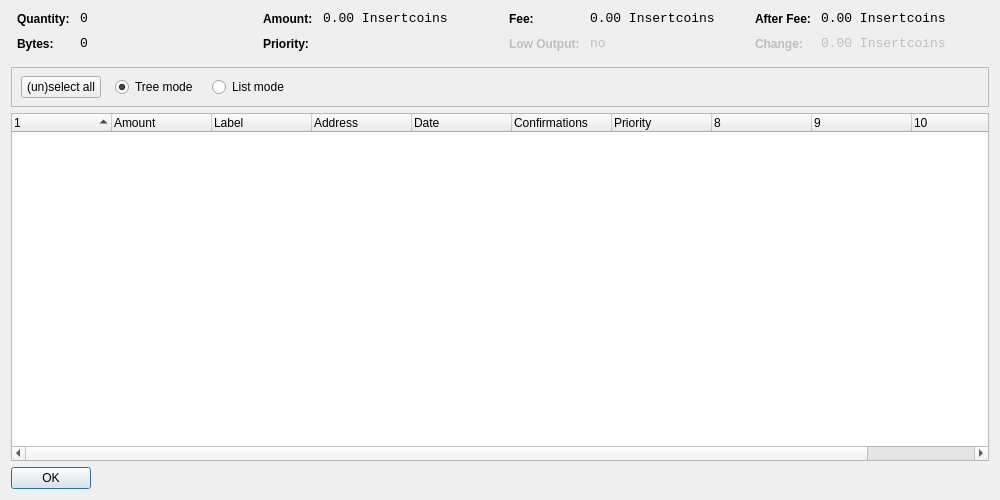
<?xml version="1.0" encoding="UTF-8"?>
<ui version="4.0">
 <class>CoinControlDialog</class>
 <widget class="QDialog" name="CoinControlDialog">
  <property name="geometry">
   <rect>
    <x>0</x>
    <y>0</y>
    <width>1000</width>
    <height>500</height>
   </rect>
  </property>
  <property name="windowTitle">
   <string>Coin Control</string>
  </property>
  <layout class="QVBoxLayout" name="verticalLayout">
   <item>
    <layout class="QHBoxLayout" name="horizontalLayoutTop" stretch="0,0,0,0">
     <property name="topMargin">
      <number>0</number>
     </property>
     <property name="bottomMargin">
      <number>10</number>
     </property>
     <item>
      <layout class="QFormLayout" name="formLayoutCoinControl1">
       <property name="horizontalSpacing">
        <number>10</number>
       </property>
       <property name="verticalSpacing">
        <number>10</number>
       </property>
       <property name="leftMargin">
        <number>6</number>
       </property>
       <property name="rightMargin">
        <number>6</number>
       </property>
       <item row="0" column="0">
        <widget class="QLabel" name="labelCoinControlQuantityText">
         <property name="styleSheet">
          <string notr="true">font-weight:bold;</string>
         </property>
         <property name="text">
          <string>Quantity:</string>
         </property>
        </widget>
       </item>
       <item row="0" column="1">
        <widget class="QLabel" name="labelCoinControlQuantity">
         <property name="font">
          <font>
           <family>Monospace</family>
           <pointsize>10</pointsize>
          </font>
         </property>
         <property name="cursor">
          <cursorShape>IBeamCursor</cursorShape>
         </property>
         <property name="contextMenuPolicy">
          <enum>Qt::ActionsContextMenu</enum>
         </property>
         <property name="text">
          <string notr="true">0</string>
         </property>
         <property name="textInteractionFlags">
          <set>Qt::LinksAccessibleByMouse|Qt::TextSelectableByKeyboard|Qt::TextSelectableByMouse</set>
         </property>
        </widget>
       </item>
       <item row="1" column="0">
        <widget class="QLabel" name="labelCoinControlBytesText">
         <property name="styleSheet">
          <string notr="true">font-weight:bold;</string>
         </property>
         <property name="text">
          <string>Bytes:</string>
         </property>
        </widget>
       </item>
       <item row="1" column="1">
        <widget class="QLabel" name="labelCoinControlBytes">
         <property name="font">
          <font>
           <family>Monospace</family>
           <pointsize>10</pointsize>
          </font>
         </property>
         <property name="cursor">
          <cursorShape>IBeamCursor</cursorShape>
         </property>
         <property name="contextMenuPolicy">
          <enum>Qt::ActionsContextMenu</enum>
         </property>
         <property name="text">
          <string notr="true">0</string>
         </property>
         <property name="textInteractionFlags">
          <set>Qt::LinksAccessibleByMouse|Qt::TextSelectableByKeyboard|Qt::TextSelectableByMouse</set>
         </property>
        </widget>
       </item>
      </layout>
     </item>
     <item>
      <layout class="QFormLayout" name="formLayoutCoinControl2">
       <property name="horizontalSpacing">
        <number>10</number>
       </property>
       <property name="verticalSpacing">
        <number>10</number>
       </property>
       <property name="leftMargin">
        <number>6</number>
       </property>
       <property name="rightMargin">
        <number>6</number>
       </property>
       <item row="0" column="0">
        <widget class="QLabel" name="labelCoinControlAmountText">
         <property name="styleSheet">
          <string notr="true">font-weight:bold;</string>
         </property>
         <property name="text">
          <string>Amount:</string>
         </property>
        </widget>
       </item>
       <item row="0" column="1">
        <widget class="QLabel" name="labelCoinControlAmount">
         <property name="font">
          <font>
           <family>Monospace</family>
           <pointsize>10</pointsize>
          </font>
         </property>
         <property name="cursor">
          <cursorShape>IBeamCursor</cursorShape>
         </property>
         <property name="contextMenuPolicy">
          <enum>Qt::ActionsContextMenu</enum>
         </property>
         <property name="text">
          <string notr="true">0.00 Insertcoins</string>
         </property>
         <property name="textInteractionFlags">
          <set>Qt::LinksAccessibleByMouse|Qt::TextSelectableByKeyboard|Qt::TextSelectableByMouse</set>
         </property>
        </widget>
       </item>
       <item row="1" column="0">
        <widget class="QLabel" name="labelCoinControlPriorityText">
         <property name="styleSheet">
          <string notr="true">font-weight:bold;</string>
         </property>
         <property name="text">
          <string>Priority:</string>
         </property>
        </widget>
       </item>
       <item row="1" column="1">
        <widget class="QLabel" name="labelCoinControlPriority">
         <property name="font">
          <font>
           <family>Monospace</family>
           <pointsize>10</pointsize>
          </font>
         </property>
         <property name="cursor">
          <cursorShape>IBeamCursor</cursorShape>
         </property>
         <property name="contextMenuPolicy">
          <enum>Qt::ActionsContextMenu</enum>
         </property>
         <property name="text">
          <string/>
         </property>
         <property name="textInteractionFlags">
          <set>Qt::LinksAccessibleByMouse|Qt::TextSelectableByKeyboard|Qt::TextSelectableByMouse</set>
         </property>
        </widget>
       </item>
      </layout>
     </item>
     <item>
      <layout class="QFormLayout" name="formLayoutCoinControl3">
       <property name="horizontalSpacing">
        <number>10</number>
       </property>
       <property name="verticalSpacing">
        <number>10</number>
       </property>
       <property name="leftMargin">
        <number>6</number>
       </property>
       <property name="rightMargin">
        <number>6</number>
       </property>
       <item row="0" column="0">
        <widget class="QLabel" name="labelCoinControlFeeText">
         <property name="styleSheet">
          <string notr="true">font-weight:bold;</string>
         </property>
         <property name="text">
          <string>Fee:</string>
         </property>
        </widget>
       </item>
       <item row="0" column="1">
        <widget class="QLabel" name="labelCoinControlFee">
         <property name="font">
          <font>
           <family>Monospace</family>
           <pointsize>10</pointsize>
          </font>
         </property>
         <property name="cursor">
          <cursorShape>IBeamCursor</cursorShape>
         </property>
         <property name="contextMenuPolicy">
          <enum>Qt::ActionsContextMenu</enum>
         </property>
         <property name="text">
          <string notr="true">0.00 Insertcoins</string>
         </property>
         <property name="textInteractionFlags">
          <set>Qt::LinksAccessibleByMouse|Qt::TextSelectableByKeyboard|Qt::TextSelectableByMouse</set>
         </property>
        </widget>
       </item>
       <item row="1" column="0">
        <widget class="QLabel" name="labelCoinControlLowOutputText">
         <property name="enabled">
          <bool>false</bool>
         </property>
         <property name="styleSheet">
          <string notr="true">font-weight:bold;</string>
         </property>
         <property name="text">
          <string>Low Output:</string>
         </property>
        </widget>
       </item>
       <item row="1" column="1">
        <widget class="QLabel" name="labelCoinControlLowOutput">
         <property name="enabled">
          <bool>false</bool>
         </property>
         <property name="font">
          <font>
           <family>Monospace</family>
           <pointsize>10</pointsize>
          </font>
         </property>
         <property name="cursor">
          <cursorShape>IBeamCursor</cursorShape>
         </property>
         <property name="contextMenuPolicy">
          <enum>Qt::ActionsContextMenu</enum>
         </property>
         <property name="text">
          <string notr="true">no</string>
         </property>
         <property name="textInteractionFlags">
          <set>Qt::LinksAccessibleByMouse|Qt::TextSelectableByKeyboard|Qt::TextSelectableByMouse</set>
         </property>
        </widget>
       </item>
      </layout>
     </item>
     <item>
      <layout class="QFormLayout" name="formLayoutCoinControl4">
       <property name="horizontalSpacing">
        <number>10</number>
       </property>
       <property name="verticalSpacing">
        <number>10</number>
       </property>
       <property name="leftMargin">
        <number>6</number>
       </property>
       <property name="rightMargin">
        <number>6</number>
       </property>
       <item row="0" column="0">
        <widget class="QLabel" name="labelCoinControlAfterFeeText">
         <property name="styleSheet">
          <string notr="true">font-weight:bold;</string>
         </property>
         <property name="text">
          <string>After Fee:</string>
         </property>
        </widget>
       </item>
       <item row="0" column="1">
        <widget class="QLabel" name="labelCoinControlAfterFee">
         <property name="font">
          <font>
           <family>Monospace</family>
           <pointsize>10</pointsize>
          </font>
         </property>
         <property name="cursor">
          <cursorShape>IBeamCursor</cursorShape>
         </property>
         <property name="contextMenuPolicy">
          <enum>Qt::ActionsContextMenu</enum>
         </property>
         <property name="text">
          <string notr="true">0.00 Insertcoins</string>
         </property>
         <property name="textInteractionFlags">
          <set>Qt::LinksAccessibleByMouse|Qt::TextSelectableByKeyboard|Qt::TextSelectableByMouse</set>
         </property>
        </widget>
       </item>
       <item row="1" column="0">
        <widget class="QLabel" name="labelCoinControlChangeText">
         <property name="enabled">
          <bool>false</bool>
         </property>
         <property name="styleSheet">
          <string notr="true">font-weight:bold;</string>
         </property>
         <property name="text">
          <string>Change:</string>
         </property>
        </widget>
       </item>
       <item row="1" column="1">
        <widget class="QLabel" name="labelCoinControlChange">
         <property name="enabled">
          <bool>false</bool>
         </property>
         <property name="font">
          <font>
           <family>Monospace</family>
           <pointsize>10</pointsize>
          </font>
         </property>
         <property name="cursor">
          <cursorShape>IBeamCursor</cursorShape>
         </property>
         <property name="contextMenuPolicy">
          <enum>Qt::ActionsContextMenu</enum>
         </property>
         <property name="text">
          <string notr="true">0.00 Insertcoins</string>
         </property>
         <property name="textInteractionFlags">
          <set>Qt::LinksAccessibleByMouse|Qt::TextSelectableByKeyboard|Qt::TextSelectableByMouse</set>
         </property>
        </widget>
       </item>
      </layout>
     </item>
    </layout>
   </item>
   <item>
    <widget class="QFrame" name="frame">
     <property name="minimumSize">
      <size>
       <width>0</width>
       <height>40</height>
      </size>
     </property>
     <property name="frameShape">
      <enum>QFrame::StyledPanel</enum>
     </property>
     <property name="frameShadow">
      <enum>QFrame::Sunken</enum>
     </property>
     <widget class="QWidget" name="horizontalLayoutWidget">
      <property name="geometry">
       <rect>
        <x>10</x>
        <y>0</y>
        <width>781</width>
        <height>41</height>
       </rect>
      </property>
      <layout class="QHBoxLayout" name="horizontalLayoutPanel" stretch="0,0,0,0,0">
       <property name="spacing">
        <number>14</number>
       </property>
       <item>
        <widget class="QPushButton" name="pushButtonSelectAll">
         <property name="sizePolicy">
          <sizepolicy hsizetype="Maximum" vsizetype="Fixed">
           <horstretch>0</horstretch>
           <verstretch>0</verstretch>
          </sizepolicy>
         </property>
         <property name="text">
          <string>(un)select all</string>
         </property>
        </widget>
       </item>
       <item>
        <widget class="QRadioButton" name="radioTreeMode">
         <property name="sizePolicy">
          <sizepolicy hsizetype="Maximum" vsizetype="Fixed">
           <horstretch>0</horstretch>
           <verstretch>0</verstretch>
          </sizepolicy>
         </property>
         <property name="text">
          <string>Tree mode</string>
         </property>
         <property name="checked">
          <bool>true</bool>
         </property>
        </widget>
       </item>
       <item>
        <widget class="QRadioButton" name="radioListMode">
         <property name="sizePolicy">
          <sizepolicy hsizetype="Maximum" vsizetype="Fixed">
           <horstretch>0</horstretch>
           <verstretch>0</verstretch>
          </sizepolicy>
         </property>
         <property name="text">
          <string>List mode</string>
         </property>
        </widget>
       </item>
       <item>
        <spacer name="horizontalSpacer">
         <property name="orientation">
          <enum>Qt::Horizontal</enum>
         </property>
         <property name="sizeHint" stdset="0">
          <size>
           <width>40</width>
           <height>20</height>
          </size>
         </property>
        </spacer>
       </item>
      </layout>
     </widget>
    </widget>
   </item>
   <item>
    <widget class="CoinControlTreeWidget" name="treeWidget">
     <property name="contextMenuPolicy">
      <enum>Qt::CustomContextMenu</enum>
     </property>
     <property name="sortingEnabled">
      <bool>false</bool>
     </property>
     <property name="columnCount">
      <number>11</number>
     </property>
     <attribute name="headerShowSortIndicator" stdset="0">
      <bool>true</bool>
     </attribute>
     <attribute name="headerStretchLastSection">
      <bool>false</bool>
     </attribute>
     <column>
      <property name="text">
       <string/>
      </property>
     </column>
     <column>
      <property name="text">
       <string>Amount</string>
      </property>
     </column>
     <column>
      <property name="text">
       <string>Label</string>
      </property>
     </column>
     <column>
      <property name="text">
       <string>Address</string>
      </property>
     </column>
     <column>
      <property name="text">
       <string>Date</string>
      </property>
     </column>
     <column>
      <property name="text">
       <string>Confirmations</string>
      </property>
      <property name="toolTip">
       <string>Confirmed</string>
      </property>
     </column>
     <column>
      <property name="text">
       <string>Priority</string>
      </property>
     </column>
     <column>
      <property name="text">
       <string/>
      </property>
     </column>
     <column>
      <property name="text">
       <string/>
      </property>
     </column>
     <column>
      <property name="text">
       <string/>
      </property>
     </column>
     <column>
      <property name="text">
       <string/>
      </property>
     </column>
    </widget>
   </item>
   <item>
    <widget class="QDialogButtonBox" name="buttonBox">
     <property name="sizePolicy">
      <sizepolicy hsizetype="Maximum" vsizetype="Fixed">
       <horstretch>0</horstretch>
       <verstretch>0</verstretch>
      </sizepolicy>
     </property>
     <property name="orientation">
      <enum>Qt::Horizontal</enum>
     </property>
     <property name="standardButtons">
      <set>QDialogButtonBox::Ok</set>
     </property>
    </widget>
   </item>
  </layout>
 </widget>
 <customwidgets>
  <customwidget>
   <class>CoinControlTreeWidget</class>
   <extends>QTreeWidget</extends>
   <header>coincontroltreewidget.h</header>
  </customwidget>
 </customwidgets>
 <resources/>
 <connections/>
</ui>
